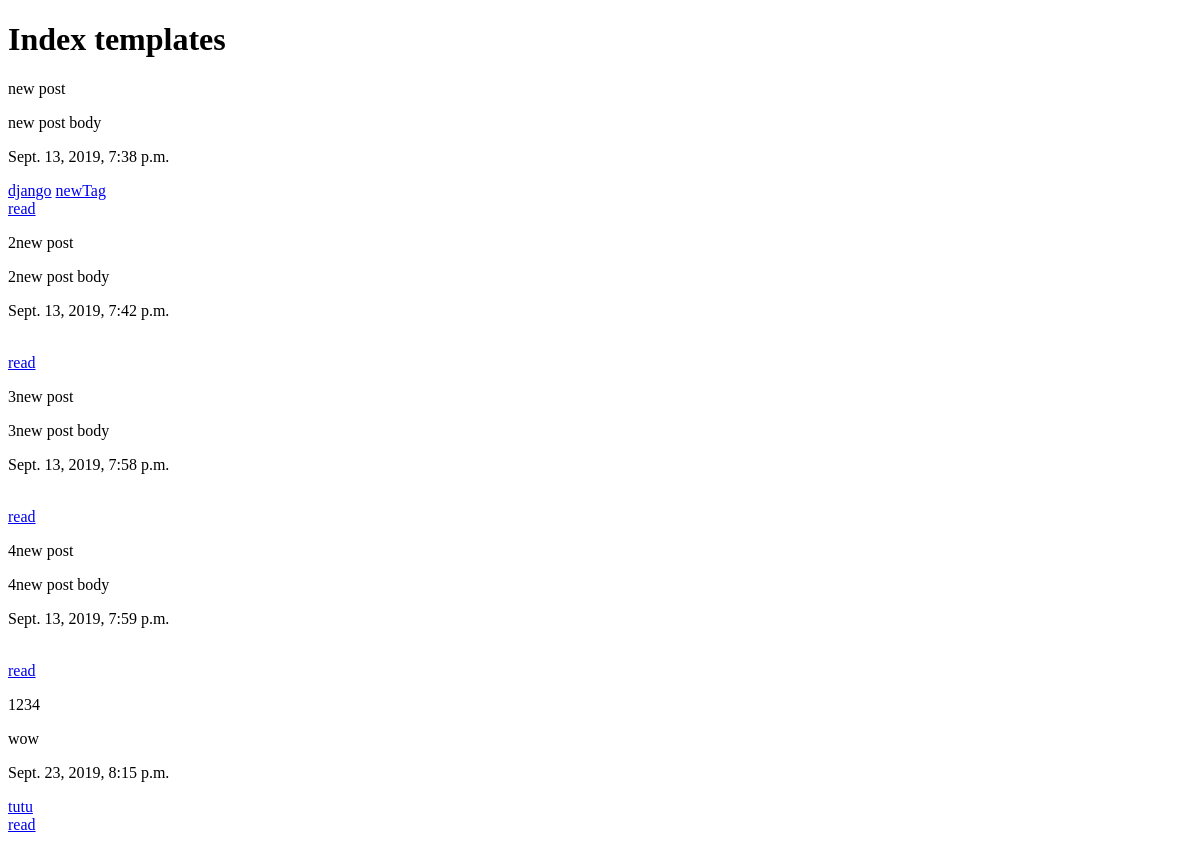
The page /blog/ on the database as committed earlier.
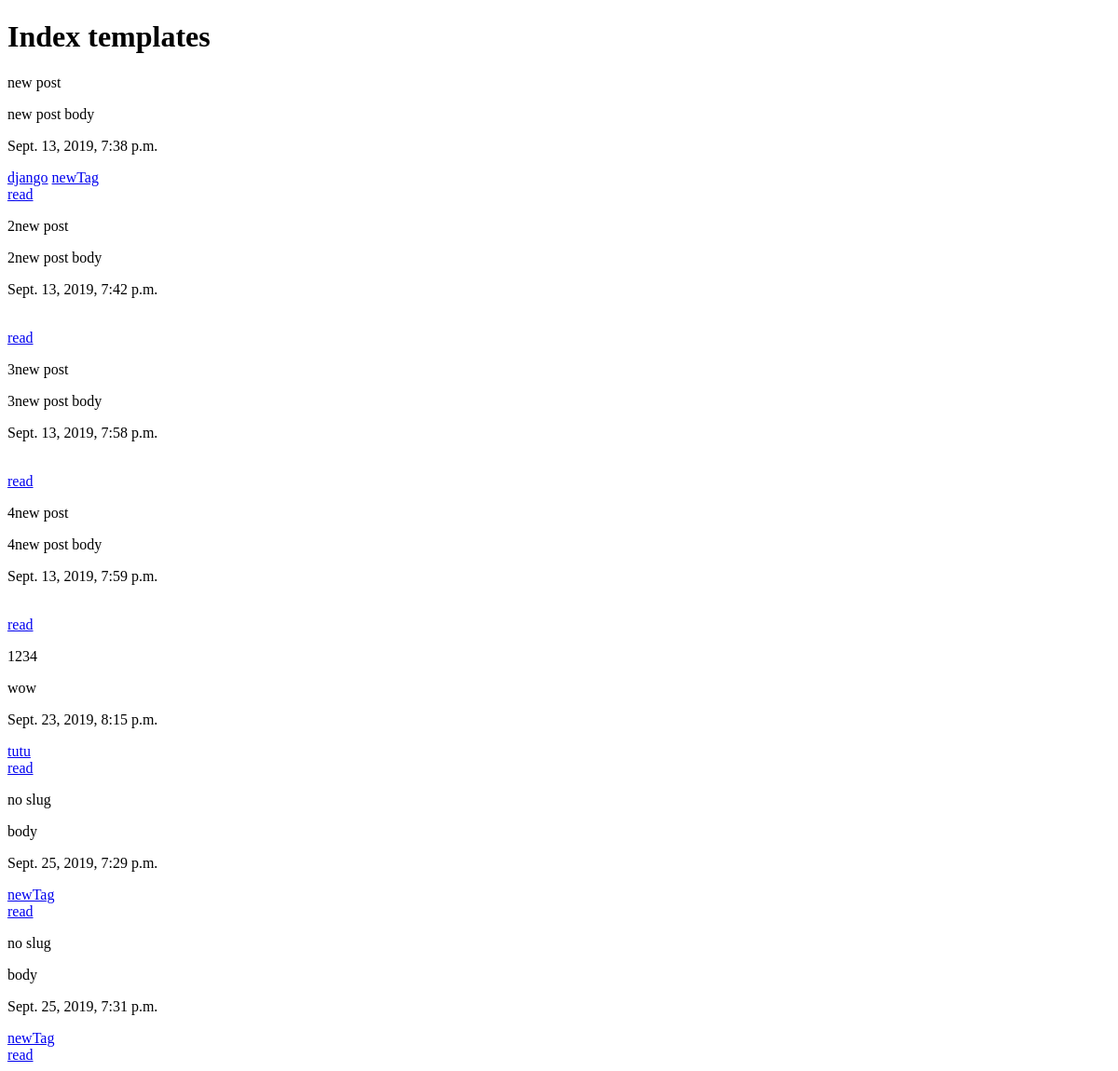
The same page on the database as committed later.
### blog/models.py (models this page shows, shortened)
class Post(models.Model):
    title = models.CharField(max_length=150, db_index=True)
    slug = models.SlugField(max_length=150, blank=True, unique=True)
    body = models.TextField(blank=True, db_index=True)
    date_pub = models.DateTimeField(auto_now_add=True)
    tags = models.ManyToManyField('Tag',blank=True, related_name='posts')
    def get_absolute_url(self):
        return reverse('post_detail_url',kwargs = {'slug':self.slug})

class Tag(models.Model):
    title = models.CharField(max_length=50, db_index=True)
    slug = models.SlugField(max_length=50, unique=True)
    def get_absolute_url(self):
        return reverse('tag_detail_url', kwargs = {'slug':self.slug})

### blog/views.py (the view)
# urls.py: path('', posts_list),
def posts_list(request):
    posts = Post.objects.all()
    return render(request,'blog/index.html', context = {'posts': posts})

### blog/templates/blog/index.html (shortened to what this page needs)
{% extends 'blog/base_blog.html' %}
{% block content %}
    {% for post in posts %}
        <p>{{post.title}}</p>
        <p>{{post.body|truncatewords:15}}</p>
        <p>{{post.date_pub}}</p>
        {%for tag in post.tags.all %}
            <a href="{{ tag.get_absolute_url }}">{{tag.title}}</a>
        {%endfor%}
        <br>
        <a href="{{ post.get_absolute_url }}">read</a>
    {% endfor %}
{% endblock %}

### blog/templates/blog/base_blog.html
{% extends 'base.html' %}

### templates/base.html (shortened to what this page needs)
<!DOCTYPE html>
<html lang="en">
<head>
</head>
<body>
    <h1>Index templates</h1>
    {% block content %}{% endblock %}
</body>
</html>

Rows that differ between the two databases and show on the page:
added Post: title "no slug", body "body", date_pub "Sept. 25, 2019, 7:29 p.m.", Tag (title "newTag")
added Post: title "no slug", body "body", date_pub "Sept. 25, 2019, 7:31 p.m.", Tag (title "newTag")
